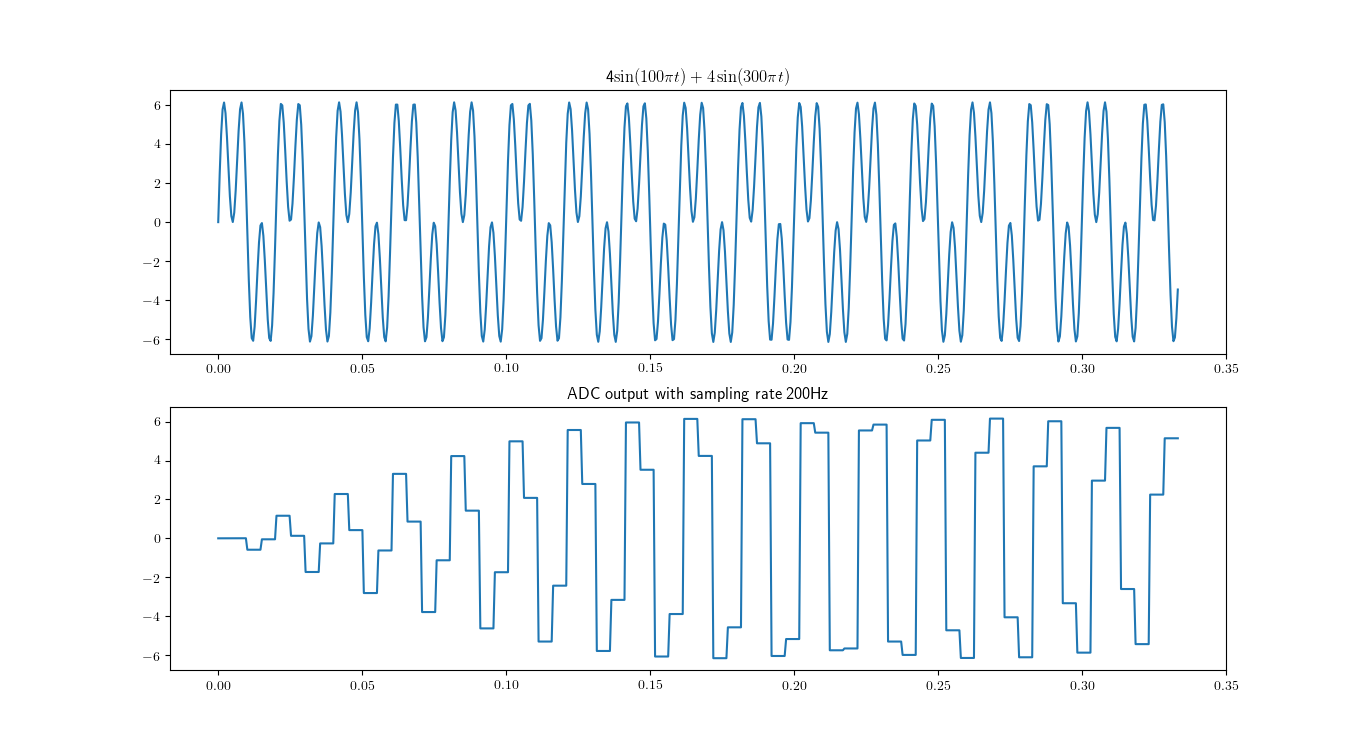

Recreate this plot in Python.
import numpy as np
import matplotlib.pyplot as plt

f = 150 # frequency
period_point = 10 # how many point each sampling interval
period = 50
sf = 200 * period // f # sampling times
t = np.linspace(0, period * 1 / f, period_point * sf)
fun = 4 * np.sin(100 * np.pi * t) + 4 * np.sin(300 * np.pi * t)

bit = 12 # bits for coding
Q = 8 * 2 / ( 2 ** bit - 1) # quantization interval

ADCout = []
for i in range(sf):
    code = np.floor((fun[i * period_point]) / Q) * Q
    ADCout.extend([code] * period_point)

plt.rc('text', usetex=True)
plt.subplot(211)
plt.title(r"4\sin(100\pi t) + 4\sin(300\pi t)")
plt.plot(t, fun)
plt.subplot(212)
plt.title("ADC output with sampling rate 200Hz")
plt.plot(t, ADCout)
# plt.legend()
plt.savefig("ADC_2.png")
plt.show()
